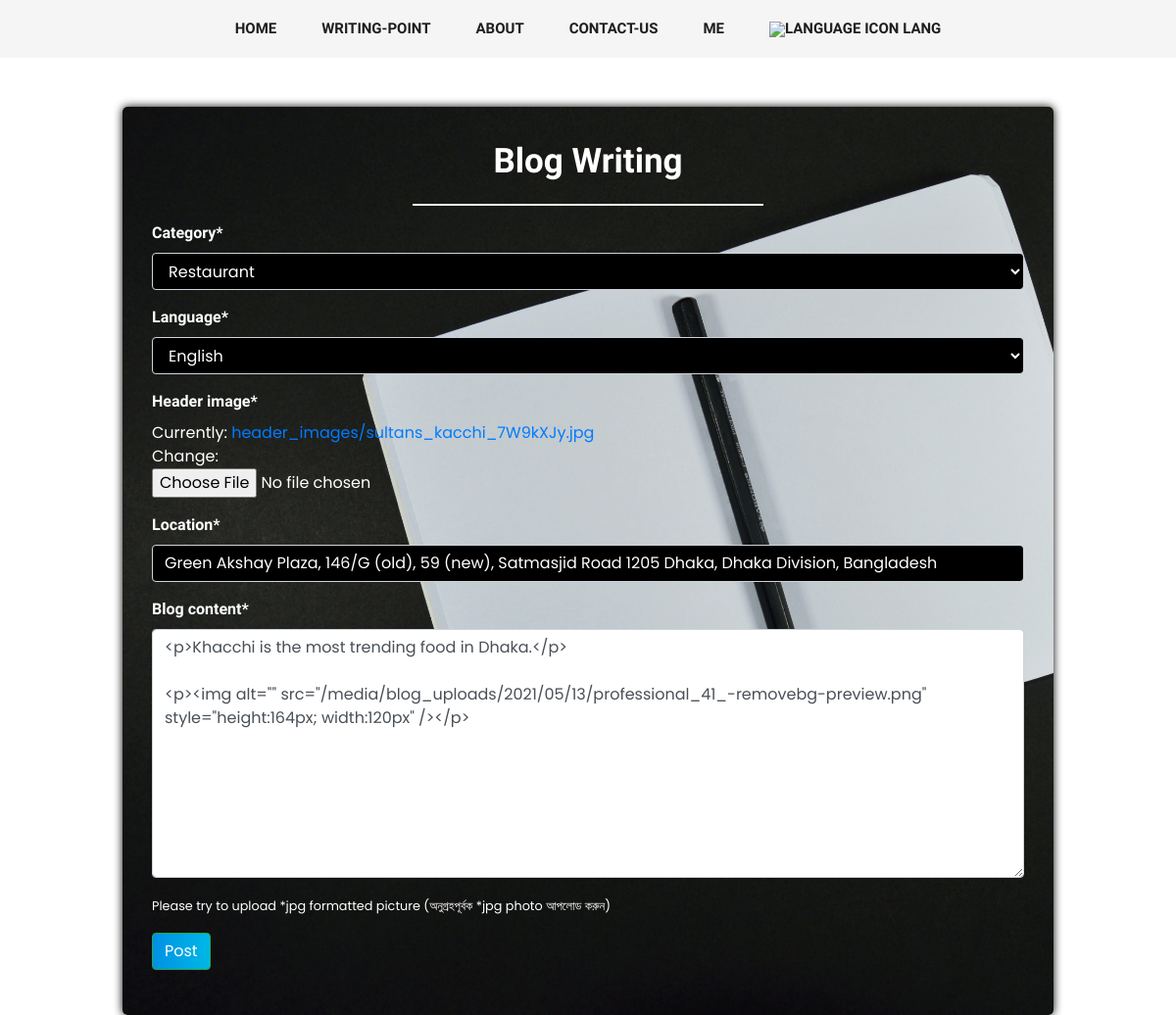
Screenshot of /blog-update/Sultan39s-Dine-a3912f1e-fa5a-4a52-9657-0643d5c88e29/ (signed in) with the database file from the repository.
### App_Blog/models.py (models this page shows, shortened)
class Article(models.Model):
    author = models.ForeignKey(CustomUser, related_name='post_author', on_delete=models.CASCADE)
    blog_title = models.CharField(max_length=254, verbose_name='Put a Title')
    category = models.ForeignKey(CategoryModel, on_delete=models.DO_NOTHING, related_name='post_category')
    food_origin = models.CharField(max_length=100, blank=True, null=True, default=None)
    language = models.ForeignKey(LanguageModel, on_delete=models.CASCADE, related_name='article_language', default=None)
    header_image = OptimizedImageField(upload_to='header_images', optimized_image_output_size=(825, 600),
                                       optimized_image_resize_method='cover')
    location = models.CharField(max_length=200, default=None)
    slug = models.SlugField(max_length=254, unique=True, allow_unicode=True)
    blog_content = RichTextUploadingField()
    publish_date = models.DateTimeField(auto_now_add=True)
    update_date = models.DateTimeField(auto_now=True)
    approval = models.BooleanField(default=False)
    sponsored = models.BooleanField(default=False)
    post_view = models.IntegerField(default=0, null=True, blank=True)
    class Meta:
        ordering = ['-publish_date']

### App_Blog/views.py (the view, shortened to what this page needs)
# urls.py: path('blog-update/<str:slug>/', views.UpdateBlog.as_view(), name='blog-update'),
class UpdateBlog(LoginRequiredMixin, UpdateView):
    model = Article
    fields = ['category', 'food_origin', 'language', 'header_image', 'location', 'blog_content']
    template_name = 'App_Blog/blog_edit.html'
    def get_context_data(self, **kwargs):
        languages = LanguageModel.objects.all()
        context = super().get_context_data(**kwargs)
        context['languages'] = languages
        return context

### App_Blog/models.py (called while the page is built)
    def __str__(self):
        return f"{self.category_name}"

    def __str__(self):
        return f"{self.name}"

### templates/App_Blog/blog_edit.html (shortened to what this page needs)
{% extends 'Base.html' %}
{% load static %}
{% load crispy_forms_filters %}
{% block body %}
    <div class="container" style="margin-top: 50px;">
        <div class="row">
            <div class="col-md-1"></div>
            <div class="col-md-10 form-div">
                <form method="post" enctype="multipart/form-data">
                    <legend
                            style="font-family: 'Josefin Sans', sans-serif; font-weight: bold; font-size: 35px;
                            text-align: center">
                        Blog Writing
                    </legend>
                    <hr style="width: 40%; text-align: center; border: 0.25px solid #ffffff">
                    <fieldset class="form-group">
                        {{ form|crispy }}
                        <small>Please try to upload *jpg formatted picture (অনুগ্রহপূর্বক *jpg photo আপলোড করুন)</small>
                    </fieldset>
                    <div class="form-group">
                        <button class="btn btn-success" id="blog_posting_button">Post</button>
                    </div>
                </form>
            </div>
            <div class="col-md-1"></div>
        </div>
    </div>
{% endblock %}

### templates/Base.html (shortened to what this page needs)
<!DOCTYPE html>
<html lang="en">
<head>
    {% load static %}
    <link href="{% static 'css/style.css' %}" rel="stylesheet">
    <link href="{% static 'css/responsive.css' %}" rel="stylesheet">
    <link href="{% static 'css/colors.css' %}" rel="stylesheet">
    <link href="{% static 'css/version/tech.css' %}" rel="stylesheet">
    <link rel="stylesheet" href="{% static 'bootstrap-4.6.0-dist/css/bootstrap.min.css' %}"
>
    <link rel="stylesheet" href="https://cdnjs.cloudflare.com/ajax/libs/font-awesome/4.7.0/css/font-awesome.min.css">
    <link rel="stylesheet" href="{% static 'css/all.css' %}">
</head>
<body>
<nav class="navbar navbar-expand-lg" id="main-navbar">
    <div class="collapse navbar-collapse" id="navbarNav">
        <ul class="navbar-nav mx-auto">
            <li class="nav-item">
                <a class="nav-link" href="{% url 'App_Blog:home' %}">Home</a>
            </li>
            <li class="nav-item dropdown">
                <a class="nav-link" href="#" id="navbarDropdown" role="button"
                   data-toggle="dropdown" aria-haspopup="true" aria-expanded="false" title="Dropdown">
                    Writing-Point
                </a>
            </li>
            <li class="nav-item">
                <a class="nav-link" href="{% url 'App_Blog:about-us' %}">About</a>
            </li>
            {% if user.is_authenticated %}
                <li class="nav-item">
                    <a class="nav-link" href="{% url 'App_SignIn:contact-us' %}">Contact-Us</a>
                </li>
                <li class="nav-item dropdown">
                    <a class="nav-link dropdown" href="#" id="navbarDropdown"
                       data-toggle="dropdown" aria-haspopup="true" aria-expanded="false">
                        Me
                    </a>
                </li>
            {% endif %}
            <li class="nav-item dropdown">
                <a class="nav-link dropdown" href="#" id="navbarDropdown"
                   data-toggle="dropdown" aria-haspopup="true" aria-expanded="false">
                    <img src="{% static 'images/translate.png' %}" alt="language icon"
                         style="width: 22px; height: 22px">
                    Lang
                </a>
            </li>
        </ul>
    </div>
</nav>
{% block body %}
{% endblock %}
</body>
</html>

### static/css/style.css (style rules this page uses)
body { font-size: 15px; line-height: 26px; }
h1, h2, h3, h4, h5, body, p, .topbar-section { font-family: 'Roboto', serif; }
a { color: #111111; }
body, p { color: #5e5e5e; }
a { text-decoration: none !important; }
.navbar-inverse .navbar-nav .nav-link, .navbar-nav .nav-link { font-size: 15px; font-weight: 500; padding: 0.9rem 0 0.8rem; text-transform: capitalize; color: #121212; }
.btn { background-color: #111111; border: 0 none; border-radius: 0; font-size: 14px; font-weight: bold; padding: 0.8rem 2rem; text-transform: none; }

### static/css/version/tech.css (style rules this page uses)
body { background-color: #ffffff; }
h1, h2, h3, h4, h5, body, .navbar-toggleable-md .navbar-nav .nav-link, .market-header, .btn, .dropdown-item, .form-control, p { font-family: 'Poppins', serif !important; }
.navbar-inverse .navbar-nav .nav-link, .navbar-nav .nav-link { color: #ffffff !important; font-size: 13px; font-weight: 500; line-height: 1; text-transform: uppercase; }
.btn, .page-link:hover, .page-link:focus, .btn:hover, .btn:focus { color: #ffffff !important; background: rgba(0, 0, 0, 0) linear-gradient(to right, #0091e5 0px, #00b7e5 100%) repeat scroll 0 0 !important }

### rows the page displays
Article: category "Restaurant", language "English", location "Green Akshay Plaza, 146/G (old), 59 (new), Satmasjid Road 1205 Dhaka, Dhaka Division, Bangladesh", blog_content "<p>Khacchi is the most trending food in Dhaka.</p> <p><img alt=\"\" src=\"/media/blog_uploads/2021/05/13/professional_41_-removebg-preview.png\" style=\"height:164px; width:120px\" /></p>"
